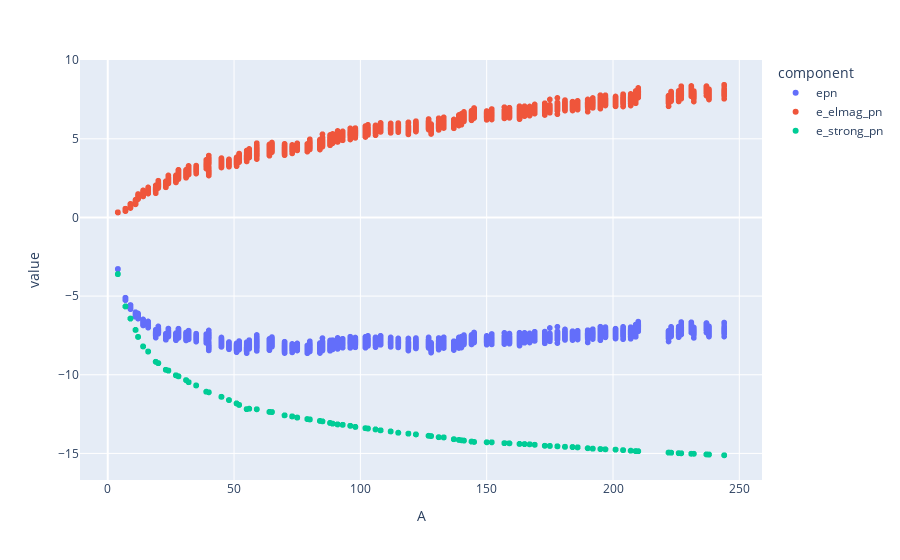

Here is the notebook cell this chart was saved with:
### Code cell
px.scatter(dfshow, x='A', y='value', color='component')

### Figure 1 — Plotly figure (JSON) as saved in the notebook; plotly's stock layout.template omitted (floating-point values rounded to 4 significant figures; data arrays with more than 128 entries replaced by an {"elided": "..."} marker saying what was removed)
{"data": [{"hovertemplate": "component=epn<br>A=%{x}<br>value=%{y}<extra></extra>", "legendgroup": "epn", "marker": {"color": "#636efa", "symbol": "circle"}, "mode": "markers", "name": "epn", "showlegend": true, "type": "scattergl", "x": {"elided": "4650 int values"}, "xaxis": "x", "y": {"elided": "4650 float values"}, "yaxis": "y"}, {"hovertemplate": "component=e_elmag_pn<br>A=%{x}<br>value=%{y}<extra></extra>", "legendgroup": "e_elmag_pn", "marker": {"color": "#EF553B", "symbol": "circle"}, "mode": "markers", "name": "e_elmag_pn", "showlegend": true, "type": "scattergl", "x": {"elided": "4650 int values"}, "xaxis": "x", "y": {"elided": "4650 float values"}, "yaxis": "y"}, {"hovertemplate": "component=e_strong_pn<br>A=%{x}<br>value=%{y}<extra></extra>", "legendgroup": "e_strong_pn", "marker": {"color": "#00cc96", "symbol": "circle"}, "mode": "markers", "name": "e_strong_pn", "showlegend": true, "type": "scattergl", "x": {"elided": "4650 int values"}, "xaxis": "x", "y": {"elided": "4650 float values"}, "yaxis": "y"}], "layout": {"legend": {"title": {"text": "component"}, "tracegroupgap": 0}, "margin": {"t": 60}, "xaxis": {"anchor": "y", "domain": [0, 1], "title": {"text": "A"}}, "yaxis": {"anchor": "x", "domain": [0, 1], "title": {"text": "value"}}}}
